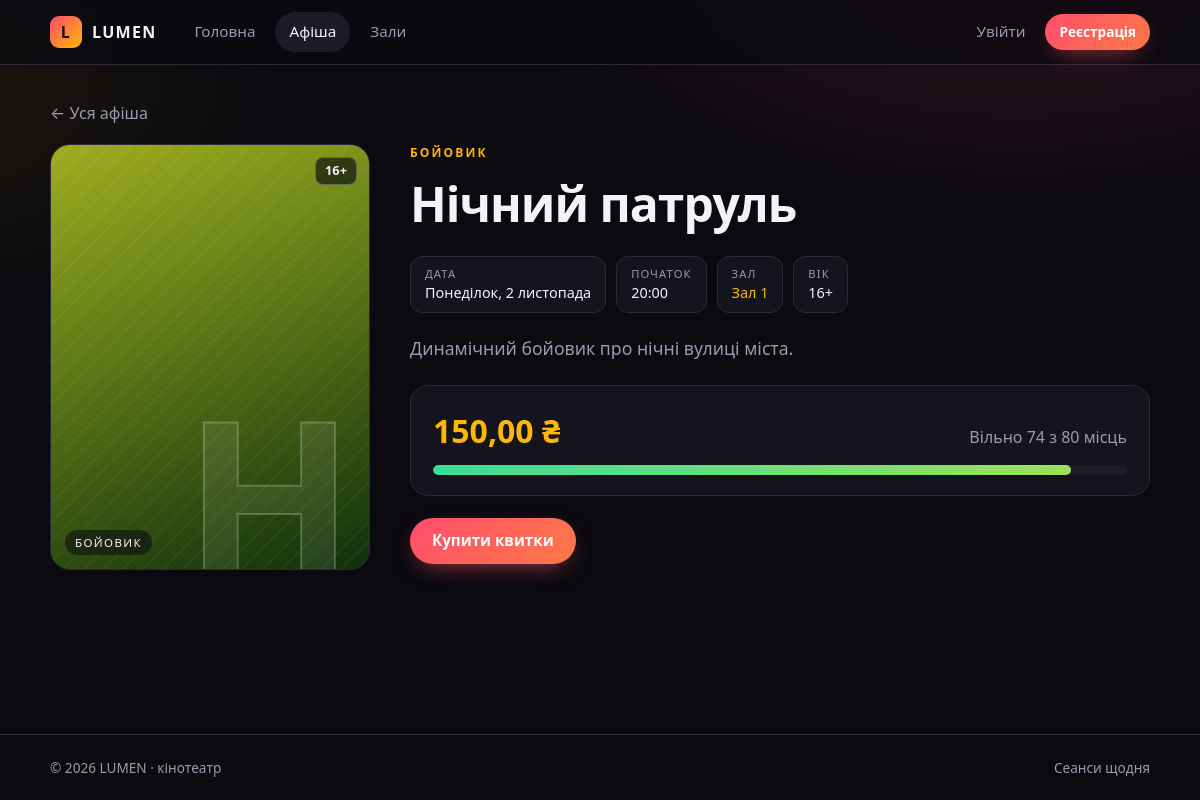
The page /screenings/1/ on the database its author committed.
### cinema/models.py (models this page shows, shortened)
class Screening(models.Model):
    title = models.CharField("Назва фільму", max_length=150)
    description = models.TextField("Опис", blank=True)
    genre = models.ForeignKey(
        Genre, on_delete=models.PROTECT,
        related_name="screenings", verbose_name="Жанр",
    )
    hall = models.ForeignKey(
        Hall, on_delete=models.PROTECT,
        related_name="screenings", verbose_name="Зал",
    )
    start_time = models.DateTimeField("Початок сеансу")
    price = models.DecimalField("Ціна", max_digits=6, decimal_places=2)
    age_limit = models.PositiveIntegerField("Віковий ліміт", default=0)
    class Meta:
        ordering = ["start_time"]
        verbose_name = "Сеанс"
        verbose_name_plural = "Сеанси"
    def free_seats(self):
        sold = sum(t.seats_count for t in self.tickets.all())
        return self.hall.seats - sold

class Genre(models.Model):
    name = models.CharField("Назва", max_length=100)
    class Meta:
        ordering = ["name"]
        verbose_name = "Жанр"
        verbose_name_plural = "Жанри"

class Hall(models.Model):
    name = models.CharField("Назва", max_length=50)
    seats = models.PositiveIntegerField("Кількість місць")
    class Meta:
        ordering = ["name"]
        verbose_name = "Зал"
        verbose_name_plural = "Зали"

class Ticket(models.Model):
    screening = models.ForeignKey(
        Screening, on_delete=models.CASCADE,
        related_name="tickets", verbose_name="Сеанс",
    )
    client_name = models.CharField("Ім'я клієнта", max_length=100)
    phone = models.CharField("Телефон", max_length=20)
    seats_count = models.PositiveIntegerField("Кількість квитків", default=1)
    created_at = models.DateTimeField("Створено", auto_now_add=True)
    class Meta:
        ordering = ["-created_at"]
        verbose_name = "Квиток"
        verbose_name_plural = "Квитки"

### cinema/views.py (the view)
# urls.py: path("screenings/<int:pk>/", views.screening_detail, name="screening_detail"),
def screening_detail(request, pk):
    screening = get_object_or_404(
        Screening.objects.select_related("genre", "hall"), pk=pk
    )
    return render(request, "cinema/screening_detail.html", {"screening": screening})

### cinema/templates/cinema/screening_detail.html (shortened to what this page needs)
{% extends "base.html" %}
{% block content %}
{% widthratio screening.free_seats screening.hall.seats 100 as free_pct %}
<a class="back" href="{% url 'cinema:screening_list' %}">← Уся афіша</a>
<div class="detail" style="--g: {{ screening.genre_id }}">
    <div class="poster poster-lg">
        <span class="badge-age">{{ screening.age_limit }}+</span>
        <span class="poster-letter">{{ screening.title|slice:":1" }}</span>
        <span class="genre-tag">{{ screening.genre.name }}</span>
    </div>
    <div>
        <p class="eyebrow">{{ screening.genre.name }}</p>
        <h1>{{ screening.title }}</h1>
        <div class="info-chips">
            <div class="info-chip"><small>Дата</small>{{ screening.start_time|date:"l, j E" }}</div>
            <div class="info-chip"><small>Початок</small>{{ screening.start_time|date:"H:i" }}</div>
            <div class="info-chip"><small>Зал</small><a href="{% url 'cinema:hall_detail' screening.hall.pk %}">{{ screening.hall.name }}</a></div>
            <div class="info-chip"><small>Вік</small>{{ screening.age_limit }}+</div>
        </div>
        {% if screening.description %}<p class="lead">{{ screening.description }}</p>{% endif %}
        <div class="panel">
            <div class="panel-row">
                <span class="big-price">{{ screening.price }} ₴</span>
                <span class="muted">Вільно {{ screening.free_seats }} з {{ screening.hall.seats }} місць</span>
            </div>
            <div class="meter{% if screening.free_seats < 10 %} low{% endif %}"><span style="width: {{ free_pct }}%"></span></div>
        </div>
        <div class="actions">
            {% if screening.free_seats > 0 %}
                <a class="btn" href="{% url 'cinema:ticket_create' screening.pk %}">Купити квитки</a>
            {% else %}
                <span class="badge-sold">Квитків немає</span>
            {% endif %}
        </div>
    </div>
</div>
{% endblock %}

### cinema/static/cinema/style.css (style rules this page uses)
:root { --bg: #0a0a0f; --surface: #14141c; --surface-2: #1c1c27; --line: #2a2a38; --text: #f2f2f7; --muted: #9a9ab0; --accent: #ff4d6d; --accent-2: #ffb703; --ok: #3ddc97; color-scheme: dark; }
* { box-sizing: border-box; }
html { scroll-behavior: smooth; }
body { margin: 0; min-height: 100vh; display: flex; flex-direction: column; font-family: "Segoe UI", system-ui, -apple-system, Roboto, sans-serif; line-height: 1.55; color: var(--text); background-color: var(--bg); background-image: radial-gradient(900px 500px at 85% -10%, rgba(255, 77, 109, .16), transparent 60%), radial-gradient(700px 400px at -10% 10%, rgba(255, 183, 3, .08), transparent 60%); background-repeat: no-repeat; }
a { color: inherit; }
h1, h2, h3 { line-height: 1.15; margin: 0 0 .5em; }
h1 { font-size: clamp(2rem, 4vw, 3rem); letter-spacing: -.02em; }
p { margin: 0 0 1em; }
.muted { color: var(--muted); }
.btn { display: inline-flex; align-items: center; justify-content: center; gap: 8px; border: 0; cursor: pointer; font: inherit; font-weight: 600; font-size: .95rem; color: #fff; text-decoration: none; padding: 11px 22px; border-radius: 999px; background: linear-gradient(135deg, var(--accent), #ff7a45); box-shadow: 0 8px 24px -10px rgba(255, 77, 109, .8); transition: transform .15s, box-shadow .15s; }
.actions { display: flex; flex-wrap: wrap; gap: 10px; margin-top: 18px; }
.eyebrow { font-size: .75rem; letter-spacing: .18em; text-transform: uppercase; color: var(--accent-2); font-weight: 700; margin-bottom: 14px; }
.lead { color: var(--muted); font-size: 1.1rem; max-width: 46ch; }
.back { display: inline-block; color: var(--muted); text-decoration: none; margin-bottom: 18px; }
.poster { position: relative; display: block; overflow: hidden; text-decoration: none; aspect-ratio: 16 / 10; background: repeating-linear-gradient(135deg, rgba(255, 255, 255, .035) 0 2px, transparent 2px 14px), linear-gradient(160deg, hsl(calc(var(--g) * 67) 70% 40%), hsl(calc(var(--g) * 67 + 50) 60% 12%)); }
.poster-letter { position: absolute; right: 14px; bottom: -22px; font-size: 8rem; font-weight: 900; line-height: 1; color: rgba(255, 255, 255, .08); -webkit-text-stroke: 2px rgba(255, 255, 255, .22); }
.genre-tag { position: absolute; left: 14px; bottom: 14px; font-size: .72rem; letter-spacing: .12em; text-transform: uppercase; background: rgba(10, 10, 15, .55); backdrop-filter: blur(6px); padding: 4px 10px; border-radius: 999px; }
.badge-age { position: absolute; right: 12px; top: 12px; font-weight: 800; font-size: .8rem; background: rgba(10, 10, 15, .65); border: 1px solid rgba(255, 255, 255, .25); padding: 3px 9px; border-radius: 8px; }
.meter { height: 6px; background: var(--surface-2); border-radius: 999px; overflow: hidden; }
.meter > span { display: block; height: 100%; border-radius: 999px; background: linear-gradient(90deg, var(--ok), #9be15d); }
.detail { display: grid; grid-template-columns: 320px 1fr; gap: 40px; align-items: start; }
.poster-lg { aspect-ratio: 3 / 4; border-radius: 20px; border: 1px solid var(--line); }
.poster-lg .poster-letter { font-size: 14rem; bottom: -40px; }
.info-chips { display: flex; flex-wrap: wrap; gap: 10px; margin: 18px 0 22px; }
.info-chip { background: var(--surface); border: 1px solid var(--line); border-radius: 12px; padding: 8px 14px; font-size: .9rem; }
.info-chip small { display: block; color: var(--muted); font-size: .7rem; text-transform: uppercase; letter-spacing: .1em; }
.info-chip a { text-decoration: none; color: var(--accent-2); }
.panel { background: var(--surface); border: 1px solid var(--line); border-radius: 18px; padding: 20px 22px; margin: 22px 0; }
.panel .meter { height: 10px; margin: 10px 0 0; }
.panel-row { display: flex; justify-content: space-between; align-items: baseline; flex-wrap: wrap; gap: 8px; }
.big-price { font-size: 2rem; font-weight: 800; color: var(--accent-2); }

### rows shown on the page
Screening: age_limit "16", genre.name "БОЙОВИК", title "Нічний патруль", start_time "Понеділок, 2 листопада", start_time "20:00", hall.name "Зал 1", description "Динамічний бойовик про нічні вулиці міста.", price "150,00", free_seats "74", hall.seats "80"
